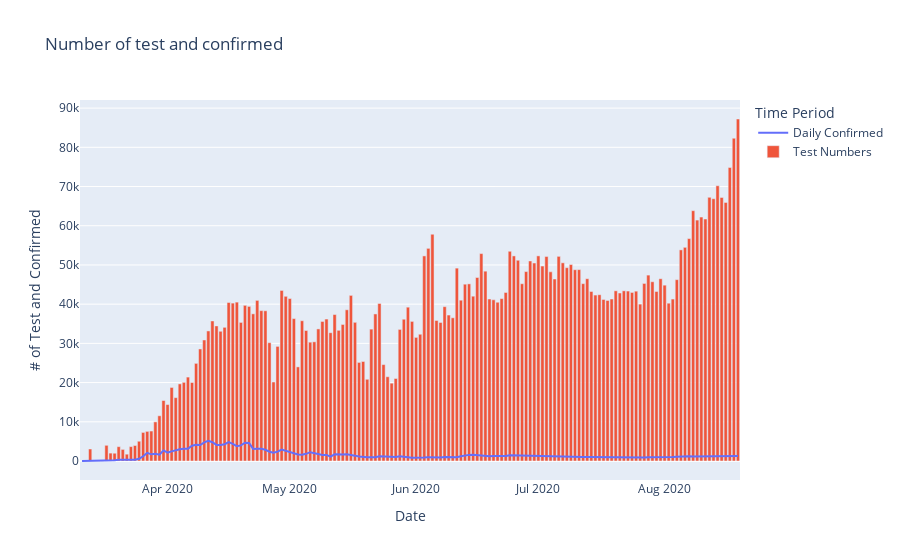

Notebook code for this chart:
### Markdown cell above
Sütun ve çizgi grafiğinin bir arada kullanıldığı aşağıdaki görselde ise test sayısı ile günlük vaka sayısı arasındaki korelasyonu göstermektedir. Başlangıçta az olan test sayısı belirli bir süre zarfında 20000 ile 50000 arasında değişirken özellikle 4 Ağustostan itibaren hızlı şekilde arttığını 19 Ağustosta zirve noktaya ulaştığını görüyoruz.
Sütun grafiği için plotly.express.line.add_bar() fonksiyonu kullanıldı.

### Code cell
#plotting number of test and number of confirmed patients 
fig = px.line(x=df.index,y=df['DailyConfirmed'], color=px.Constant("Daily Confirmed"),
             labels=dict(x="Date", y="# of Test and Confirmed", color="Time Period"),
            title = 'Number of test and confirmed')
fig.add_bar(x=df.index,y=df['Test_numbers'], name="Test Numbers")
fig.show()

### Figure 1 — Plotly figure (JSON) as saved in the notebook; plotly's stock layout.template omitted (floating-point values rounded to 4 significant figures; data arrays with more than 128 entries replaced by an {"elided": "..."} marker saying what was removed)
{"data": [{"hovertemplate": "Time Period=Daily Confirmed<br>Date=%{x}<br># of Test and Confirmed=%{y}<extra></extra>", "legendgroup": "Daily Confirmed", "line": {"color": "#636efa", "dash": "solid"}, "mode": "lines", "name": "Daily Confirmed", "orientation": "v", "showlegend": true, "type": "scatter", "x": {"elided": "162 str values"}, "xaxis": "x", "y": {"elided": "162 int values"}, "yaxis": "y"}, {"name": "Test Numbers", "type": "bar", "x": {"elided": "162 str values"}, "y": {"elided": "162 int values"}}], "layout": {"legend": {"title": {"text": "Time Period"}, "tracegroupgap": 0}, "title": {"text": "Number of test and confirmed"}, "xaxis": {"anchor": "y", "domain": [0, 1], "title": {"text": "Date"}}, "yaxis": {"anchor": "x", "domain": [0, 1], "title": {"text": "# of Test and Confirmed"}}}}
